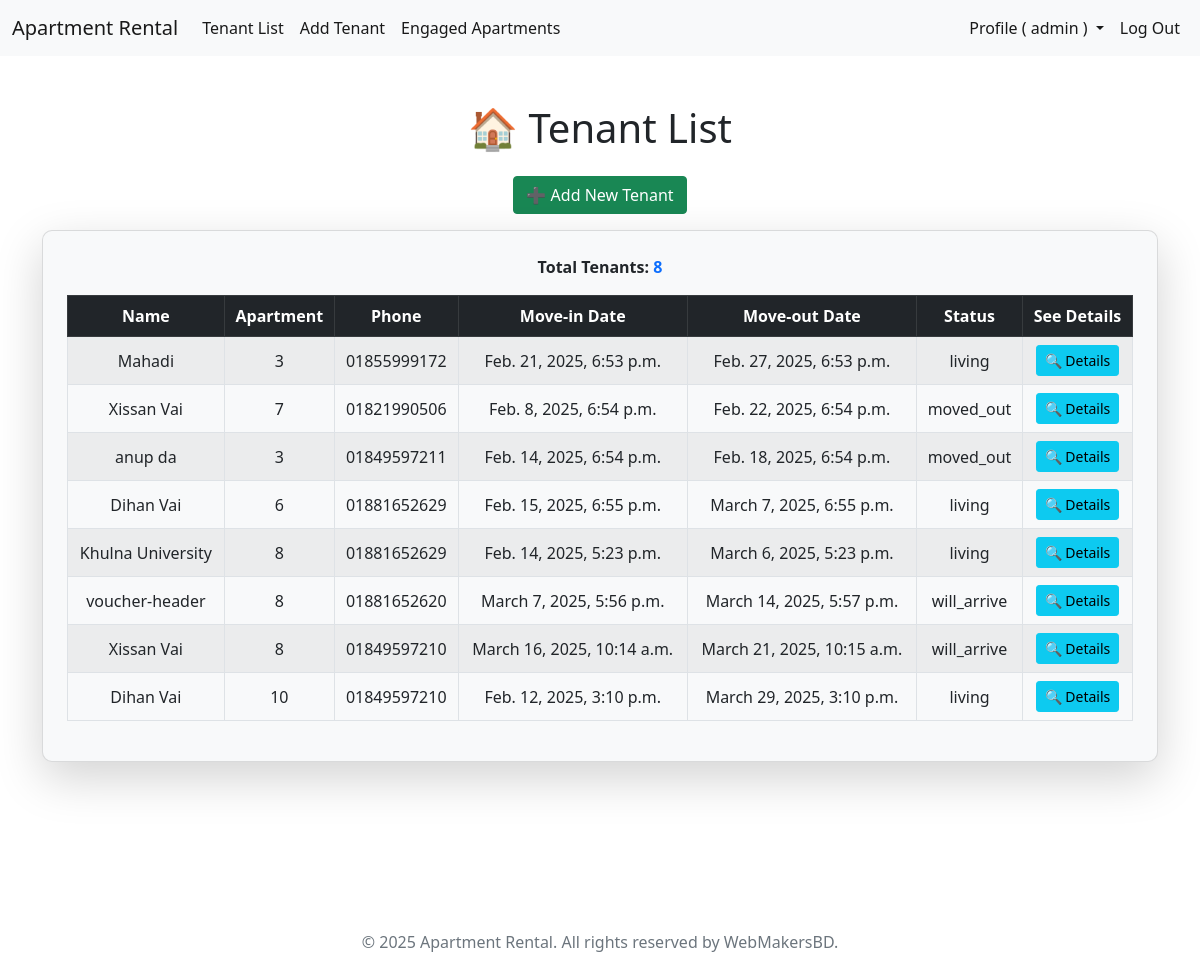
The app's page / (signed in) with its own data.
### tenants/models.py (models this page shows, shortened)
class Tenant(models.Model):
    choices = [
        ('will_arrive', 'Will Arrive'),
        ('living', 'Living'),
        ('moved_out', 'Moved Out'),
    ]
    name = models.CharField(max_length=50)
    contact = models.CharField(max_length=15)
    apartment = models.ForeignKey(Apartment, on_delete=models.CASCADE)
    move_in_date = models.DateTimeField()
    move_out_date = models.DateTimeField(null=True, blank=True)
    remarks = models.TextField(blank=True, null=True, help_text="Additional details about the tenant.")
    status = models.CharField(max_length=15, choices=choices,)

class Apartment(models.Model):
    number = models.PositiveIntegerField(unique=True)
    is_booked = models.BooleanField(default=False)

### tenants/views.py (the view)
# urls.py: path('', tenant_list, name='tenant_list'),
def tenant_list(request):
    user = request.user
    if user.is_authenticated and user.is_superuser:  # Ensure only admin users can access
        tenants = Tenant.objects.all()
        for tenant in tenants:
            update_tenant_status(tenant)
        return render(request, 'tenants/tenant_list.html', {'tenants': tenants})
    else:
        messages.error(request, 'You have to log in as an Admin to access this page.')
        return redirect('login')

### tenants/views.py (called while the page is built)
def update_apartment_status():
    now = timezone.now() + timezone.timedelta(hours=6, minutes=0)  # Adjust time to match timezone
    Apartment.objects.update(is_booked=False)  # Reset all apartments to unbooked
    Apartment.objects.filter(tenant__move_in_date__lte=now, tenant__move_out_date__gte=now).update(is_booked=True)

def update_tenant_status(tenant):
    now = timezone.now() + timezone.timedelta(hours=6, minutes=0)  # Adjust time to match timezone
    if tenant.move_in_date > now:
        tenant.status = 'will_arrive'  # Tenant has not yet moved in
    elif tenant.move_out_date and tenant.move_out_date < now:
        tenant.status = 'moved_out'  # Tenant has already moved out
    else:
        tenant.status = 'living'  # Tenant is currently living in the apartment
    tenant.save()  # Save updated status
    update_apartment_status()  # Update apartment booking status accordingly

### templates/tenants/tenant_list.html (shortened to what this page needs)
{% extends 'base.html' %}
{% load static %}
{% block extra_head %}
    <link rel="stylesheet" href="{% static 'css/tenants/tenant_list.css' %}">
{% endblock %}
{% block content %}
<div class="container mt-5">
  <div class="text-center">
    <h1 class="mb-4">🏠 Tenant List</h1>
    <a class="btn btn-success mb-3" href="{% url 'add_tenant' %}">
      ➕ Add New Tenant
    </a>
  </div>
  {% if tenants %}
  <div class="card shadow-lg p-4">
    <p class="fw-bold text-center">
      Total Tenants: <span class="text-primary">{{ tenants|length }}</span>
    </p>
    <div class="table-responsive">
      <table
        class="table table-striped table-hover table-bordered text-center align-middle"
      >
        <thead class="table-dark">
          <tr>
            <th>Name</th>
            <th>Apartment</th>
            <th>Phone</th>
            <th>Move-in Date</th>
            <th>Move-out Date</th>
            <th>Status</th>
            <th>See Details</th>
          </tr>
        </thead>
        <tbody>
          {% for tenant in tenants %}
          <tr>
            <td>{{ tenant.name }}</td>
            <td>{{ tenant.apartment.number }}</td>
            <td>{{ tenant.contact }}</td>
            <td>{{ tenant.move_in_date }}</td>
            <td>{{ tenant.move_out_date|default:"N/A" }}</td>
            <td>{{ tenant.status }}</td>
            <td>
              <a
                href="{% url 'tenant_details' tenant.id %}"
                class="btn btn-info btn-sm"
                >🔍 Details</a
              >
            </td>
          </tr>
          {% endfor %}
        </tbody>
      </table>
    </div>
  </div>
  {% else %}
  <div class="alert alert-warning text-center">
    <p>No tenants found.</p>
  </div>
  {% endif %}
</div>
{% endblock %}

### templates/base.html (shortened to what this page needs)
{% load static %}
<!DOCTYPE html>
<html lang="en">
  <head>
    <link
      href="https://cdn.jsdelivr.net/npm/bootstrap@5.0.2/dist/css/bootstrap.min.css"
      rel="stylesheet"
    />
    {% block extra_head %} {% endblock %}
  </head>
  <body>
    <header>
      <nav class="navbar navbar-expand-lg navbar-light bg-light">
        <div class="container-fluid">
            <a class="navbar-brand" href="{% url 'tenant_list' %}">Apartment Rental</a>
            <div class="collapse navbar-collapse" id="navbarSupportedContent">
                <ul class="navbar-nav me-auto mb-2 mb-lg-0">
                    <li class="nav-item">
                        <a class="nav-link active" aria-current="page" href="{% url 'tenant_list' %}">Tenant List</a>
                    </li>
                    <li class="nav-item">
                        <a class="nav-link active" href="{% url 'add_tenant' %}">Add Tenant</a>
                    </li>
                    <li class="nav-item">
                      <a class="nav-link active" href="{% url 'engaged_apartments' %}">Engaged Apartments</a>
                    </li>
                </ul>
                <ul class="navbar-nav ms-auto mb-2 mb-lg-0">
                    {% if user.is_authenticated %}
                    <li class="nav-item dropdown">
                      <a class="nav-link active dropdown-toggle" href="#" role="button" data-bs-toggle="dropdown" aria-expanded="false">
                       Profile ( {{ user.username }} )
                      </a>
                    </li>
                    <li class="nav-item">
                        <a class="nav-link active" href="{% url 'logout' %}">Log Out</a>
                    </li>
                    {% endif %}
                </ul>
            </div>
        </div>
    </nav>
    </header>
    <main>
      {% block content %}
      {% endblock %}
    </main>
    <br /><br /><br /><br /><br /><br /><br />
    <footer class="footer text-center text-muted">
      <p>&copy; 2025 Apartment Rental. All rights reserved by WebMakersBD.</p>
    </footer>
  </body>
</html>

### static/css/tenants/tenant_list.css (style rules this page uses)
.card { border-radius: 10px; background: #f8f9fa; }
.btn { transition: all 0.3s ease-in-out; }
.table th, .table td { text-align: center; vertical-align: middle; overflow: hidden; white-space: nowrap; }

### records on screen
Tenant: name "Mahadi", apartment.number "3", contact "01855999172", move_in_date "Feb. 21, 2025, 6:53 p.m.", move_out_date "Feb. 27, 2025, 6:53 p.m.", status "living"
Tenant: name "Xissan Vai", apartment.number "7", contact "01821990506", move_in_date "Feb. 8, 2025, 6:54 p.m.", move_out_date "Feb. 22, 2025, 6:54 p.m.", status "moved_out"
Tenant: name "anup da", apartment.number "3", contact "01849597211", move_in_date "Feb. 14, 2025, 6:54 p.m.", move_out_date "Feb. 18, 2025, 6:54 p.m.", status "moved_out"
Tenant: name "Dihan Vai", apartment.number "6", contact "01881652629", move_in_date "Feb. 15, 2025, 6:55 p.m.", move_out_date "March 7, 2025, 6:55 p.m.", status "living"
Tenant: name "Khulna University", apartment.number "8", contact "01881652629", move_in_date "Feb. 14, 2025, 5:23 p.m.", move_out_date "March 6, 2025, 5:23 p.m.", status "living"
Tenant: name "voucher-header", apartment.number "8", contact "01881652620", move_in_date "March 7, 2025, 5:56 p.m.", move_out_date "March 14, 2025, 5:57 p.m.", status "will_arrive"
Tenant: name "Xissan Vai", apartment.number "8", contact "01849597210", move_in_date "March 16, 2025, 10:14 a.m.", move_out_date "March 21, 2025, 10:15 a.m.", status "will_arrive"
Tenant: name "Dihan Vai", apartment.number "10", contact "01849597210", move_in_date "Feb. 12, 2025, 3:10 p.m.", move_out_date "March 29, 2025, 3:10 p.m.", status "living"

### other values on screen
{{ user.username }} "admin"
{{ tenants|length }} "8"
